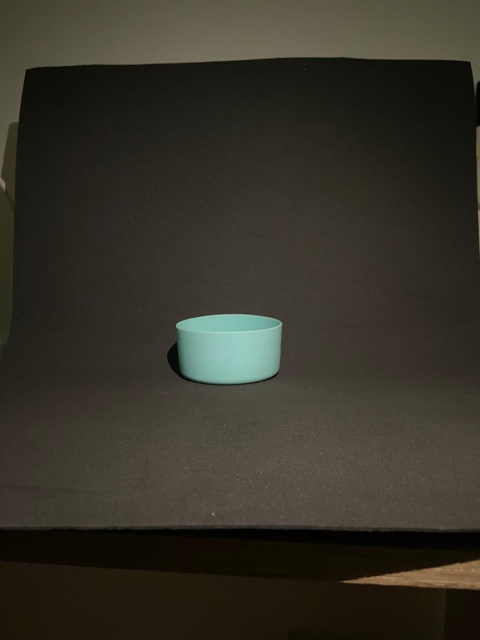
#> input picture coppelia_contorno/images/a1.jpeg, 960 x 1280 px, found by its file name (shown at 1/2 size)
$ python tarea_1_sistemas_iluminacion_ajo.py
#> lines starting #> are read from the running program, lines starting #| are printed output that depends on the picture; after the words box and inside, x2 and y2 are one past the last pixel; in counts of white or black regions, pixels touching at a corner belong together; long printed decimals are rounded
### coppelia_contorno/my_functions.py
import numpy as np
import cv2

def readImage(path,type):
#> called with type = 1
    return cv2.imread(path,type)
#> returned value is the input picture: shape (1280, 960, 3); mean B, G, R 40.5, 49.7, 53.4
#> call 2 of readImage, with type = 0
#> in readImage (call 2), `return cv2.imread(path,type)`:
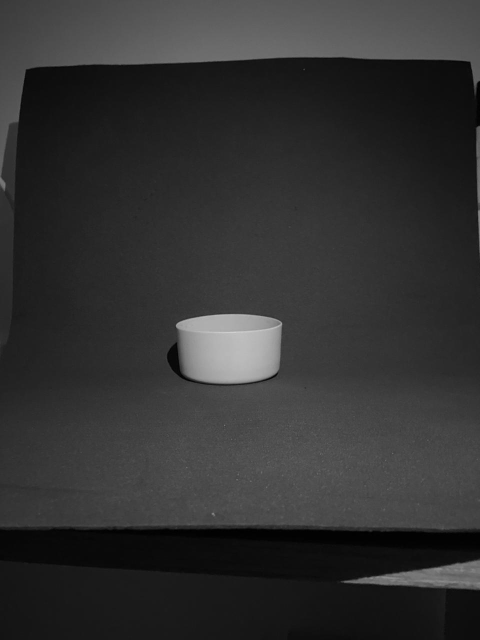
#> returned value: shape (1280, 960) (shown at 1/2 size); min 0, max 212, mean 49.8

def showImage(name,image, size=(700,900)):
#> called with name = 'Imagen a escala de grises', size = (700, 900)
    cv2.imshow(name,cv2.resize(image, size))
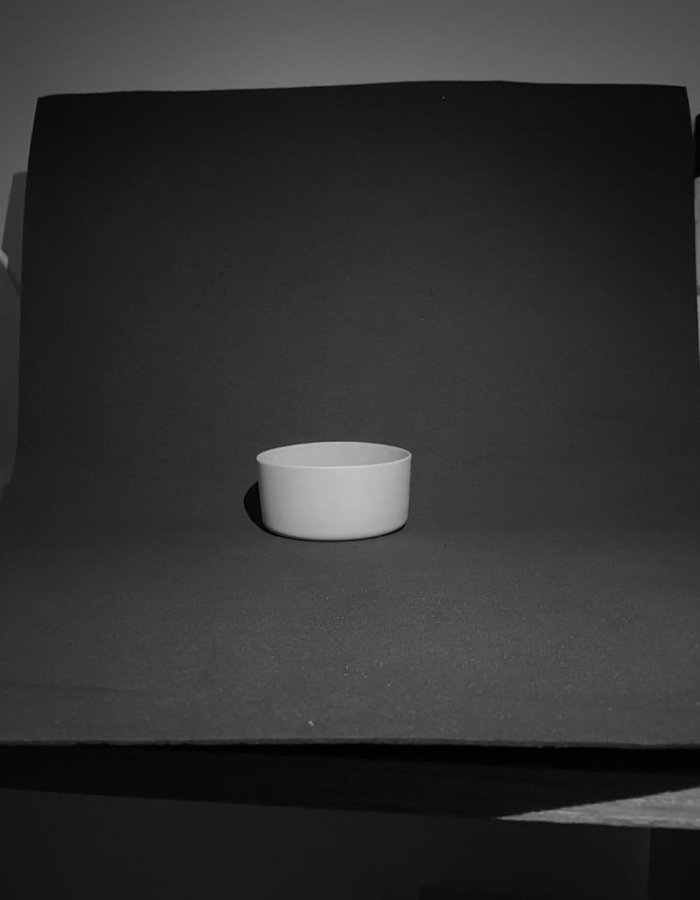
#> window 'Imagen a escala de grises': shape (900, 700); min 0, max 209, mean 49.8

def closeImage(t):
    cv2.waitKey(t) # espera hasta que se presione una tecla
    cv2.destroyAllWindows # cierra todas las ventanas abiertas

def binaryImageGray(imageGray, threshold=128,Type=cv2.THRESH_BINARY):
    # Obtener dimensiones correctas de imageGray
#> called with threshold = 135, Type = 0
    h, w = imageGray.shape
#> h = 1280; w = 960
    return cv2.threshold(imageGray, threshold, 255, Type)[1] #INVESTIGAR QUÉ HACE Y CÓMO FUNCIONA ESTA FUNCIÓN
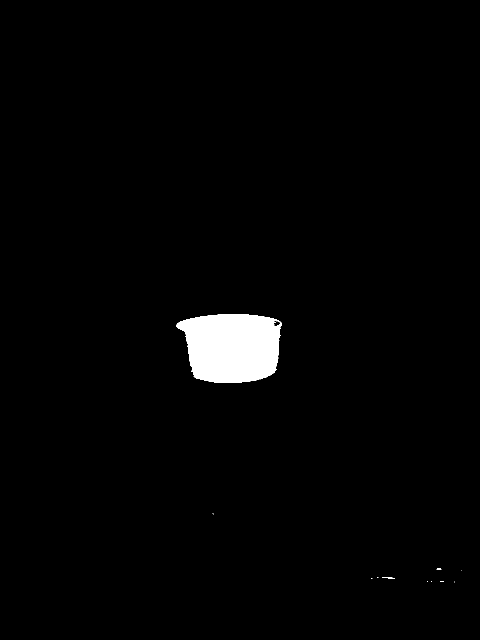
#> returned value: shape (1280, 960) (shown at 1/2 size); 1.9% white; 12 white regions (10 under 20 px), largest, box (x1, y1, x2, y2) and area: (352, 628, 564, 766) 23356, (764, 1154, 790, 1157) 44

# [10 lines left out: functions binaryImageColor, binaryImageColorBGR, not called in this run]
    #Al momento de identificar algo siempre debe ser blanco el objetivo, por lo cual si no aparece así uso

# bgr del profe------------------------------------------------
def binaryImageColorBgr2(img,val_min,val_max):
    return cv2.inRange(img,val_min,val_max)

def binaryImageColorHsv (img,val_min,val_max):
    img_hsv= cv2.cvtColor(img,cv2.COLOR_BGR2HSV) #Leo la imagen a color y la paso a HSV
    return cv2.inRange(img_hsv,val_min,val_max)

# conversor de imagenes BGR a HSV
def convertBgrToHsv(img):
    return cv2.cvtColor(img,cv2.COLOR_BGR2HSV)

#conversor de imagenes GRAY a BGR
def convertGrayToColor(img):
    return cv2.cvtColor(img,cv2.COLOR_GRAY2BGR)

# [17 lines left out: functions createTrackbar, getTrackbarValues, not called in this run]

### coppelia_contorno/tarea_1_sistemas_iluminacion_ajo.py
import numpy as np
import cv2
import math

#usar funciones de otro archivo
import my_functions


if __name__ == "__main__":


    # ajo iluminado--------------------------------------------------------------
    path=r"C:\Users\jhoan\OneDrive - Universidad EIA\Semestres\10 semestre (2026_1)\Vision_artificial\coppelia_contorno\images\a1.jpeg"
    imageColor = my_functions.readImage(path,1)  # Leer imagen a color
    imageGray = my_functions.readImage(path,0)  # Leer imagen en escala de grises
    my_functions.showImage("Imagen a escala de grises", imageGray) # Mostrar imagen en escala de grises
    my_functions.closeImage(0)
    ## -------------------------------Conversión a binario------------------------------

    imageBinary = my_functions.binaryImageGray(imageGray,135,cv2.THRESH_BINARY) # Convertir imagen de gris a binario
    my_functions.showImage("Imagen binaria", imageBinary) # Mostrar imagen binaria
#> call 2 of showImage, with name = 'Imagen binaria', size = (700, 900)
#> in showImage (call 2), `cv2.imshow(name,cv2.resize(image, size))`:
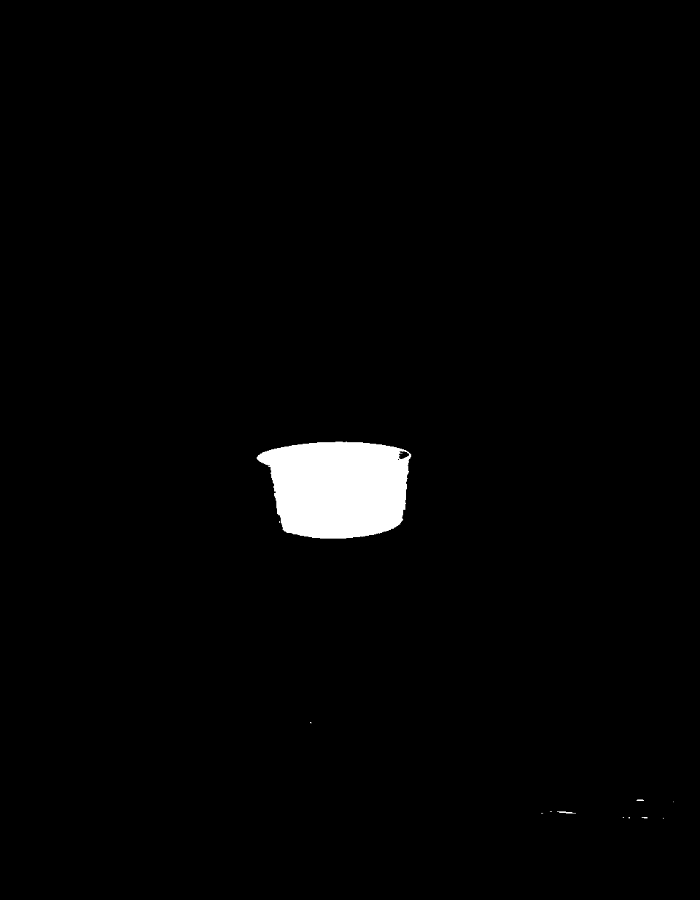
#> window 'Imagen binaria': shape (900, 700); min 0, max 255, mean 4.9
    my_functions.closeImage(0)

    h,w=imageBinary.shape[:2]
#> h = 1280; w = 960
    # Guardar la imagen binaria
    cv2.imwrite("images/ajo_binario.jpeg", imageBinary)


    # -------------------------------Encontrar contornos y ejes sin herramientas de cv2------------------------------
    #vector horizonal
    v_h=[]
    #vector vertical
    v_v=[]
    #vector horizonal
    v_h2=[]
    #vector vertical
    v_v2=[]

# recorer la imagen binaria por filas y columnas
    for i in range(h):
        for j in range(w):
            # solo guarde los pixeles blancos que no sean falsos positivos
            if imageBinary[i,j]==255 and imageBinary[i,j-4]!=0 and imageBinary[i,j+4] != 0 and imageBinary[i-4,j]!=0 and imageBinary[i+4,j]!=0:  # Pixel blanco
                v_h.append(j)  # Guardar la posición horizontal
                v_v.append(i)  # Guardar la posición vertical


# recorrer la imagen binaria por columnas y filas
    for j in range(w):
        for i in range(h):
            # solo guarde los pixeles blancos que no sean falsos positivos
            if imageBinary[i,j]==255 and imageBinary[i,j-4]!=0 and imageBinary[i,j+4] != 0 and imageBinary[i-4,j]!=0 and imageBinary[i+4,j]!=0:  # Pixel blanco
                v_h2.append(j)  # Guardar la posición horizontal
                v_v2.append(i)  # Guardar la posición vertical

    # Dibujar los ejes en la imagen a color
    cv2.line(imageColor,(v_h[0],v_v[0]),(v_h[-1],v_v[-1]),(255, 0, 0), 10)
    cv2.line(imageColor,(v_h2[0],v_v2[0]),(v_h2[-1],v_v2[-1]),(0, 0, 255), 10)
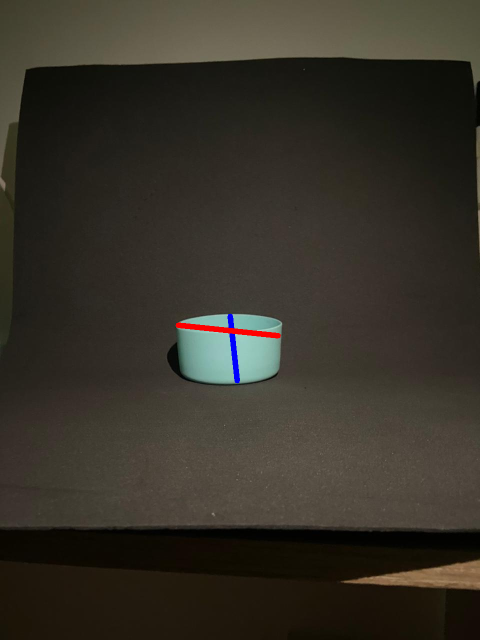
#> imageColor: shape (1280, 960, 3) (shown at 1/2 size); mean B, G, R 40.2, 49.1, 53.5

    my_functions.showImage("Ejes dibujados sin cv2", imageColor)
#> call 3 of showImage, with name = 'Ejes dibujados sin cv2', size = (700, 900)
#> in showImage (call 3), `cv2.imshow(name,cv2.resize(image, size))`:
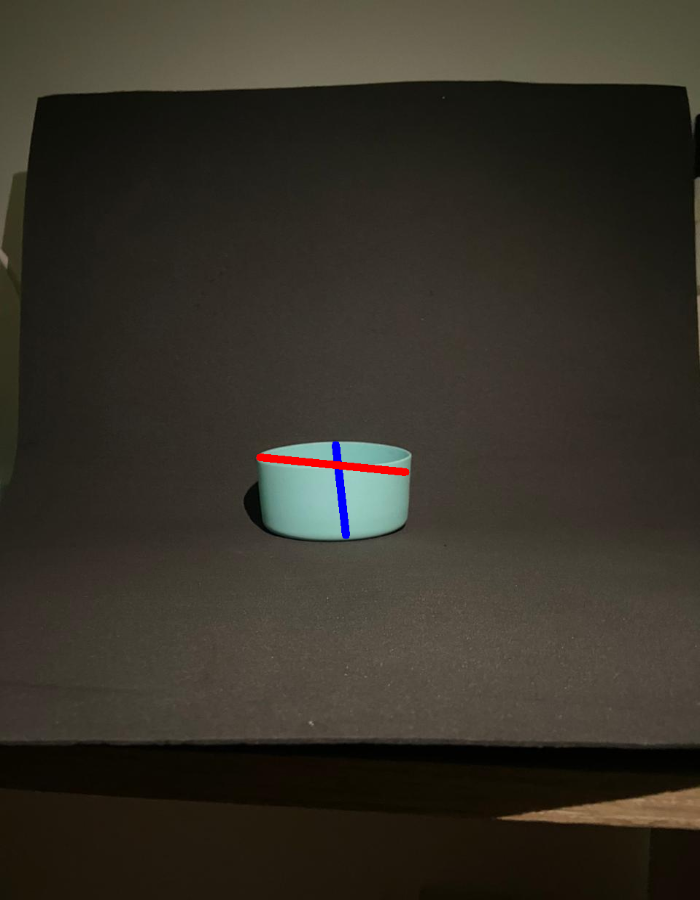
#> window 'Ejes dibujados sin cv2': shape (900, 700, 3); mean B, G, R 40.2, 49.1, 53.4
    my_functions.closeImage(0)

    # formula distancia entre dos puntos
    distancia_eje1 = math.sqrt((v_h[-1] - v_h[0])**2 + (v_v[-1] - v_v[0])**2)
#> distancia_eje1 = 129.8
    distancia_eje2 = math.sqrt((v_h2[-1] - v_h2[0])**2 + (v_v2[-1] - v_v2[0])**2)
#> distancia_eje2 = 201.1


    #imprimir valores de los ejes mayor y menor
    if distancia_eje1>distancia_eje2:
        print("Eje mayor:", distancia_eje1)
        print("Eje menor:", distancia_eje2)
    else:
        print("Eje mayor:", distancia_eje2)
#| Eje mayor: 201.099
        print("Eje menor:", distancia_eje1)
#| Eje menor: 129.757

$ run again, with coppelia_contorno/images/a2.jpeg copied over coppelia_contorno/images/a1.jpeg
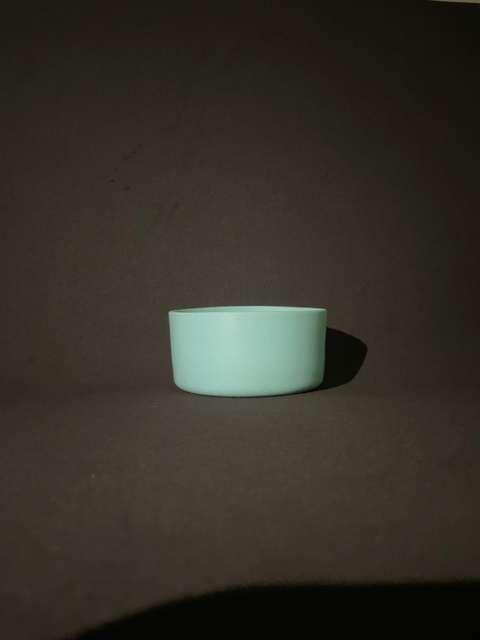
#> input picture coppelia_contorno/images/a2.jpeg, 960 x 1280 px, found by its file name (shown at 1/2 size)
#> in readImage, returned value is the input picture: shape (1280, 960, 3); mean B, G, R 39, 48.3, 51.3
#> in binaryImageGray, `return cv2.threshold(imageGray, threshold, 255, Type)[1]`:
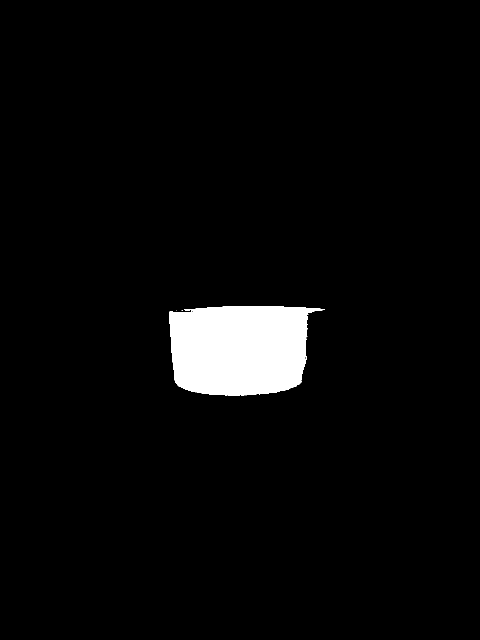
#> returned value: shape (1280, 960) (shown at 1/2 size); 3.7% white; 3 white regions (2 under 20 px), largest, box (x1, y1, x2, y2) and area: (338, 612, 650, 791) 45315
#> in showImage (call 3), `cv2.imshow(name,cv2.resize(image, size))`:
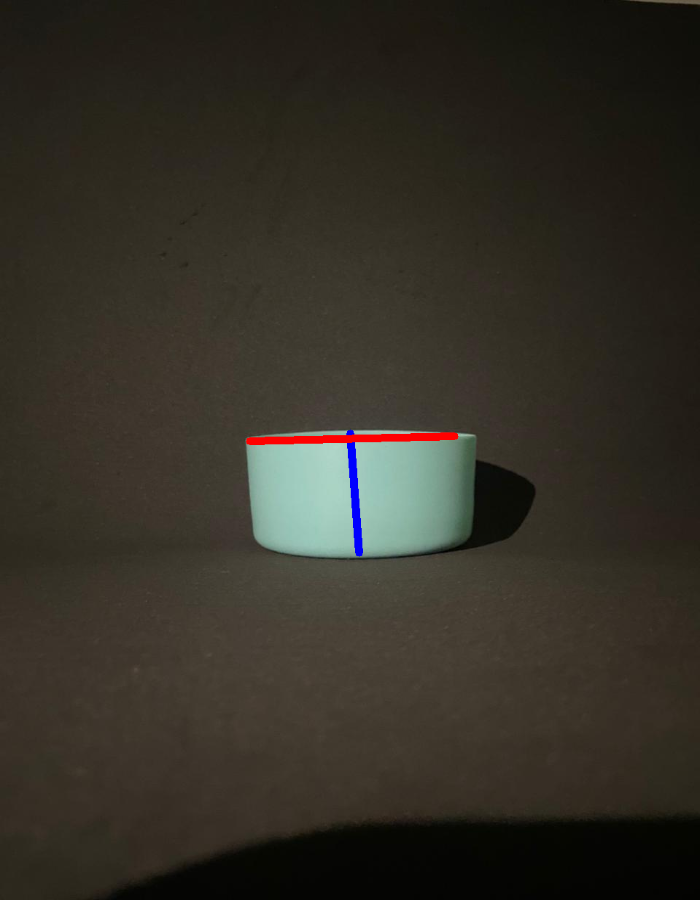
#> window 'Ejes dibujados sin cv2': shape (900, 700, 3); mean B, G, R 38.6, 47.4, 51.3
#| Eje mayor: 281.087
#| Eje menor: 170.423

$ run again, with coppelia_contorno/images/a3.jpeg copied over coppelia_contorno/images/a1.jpeg
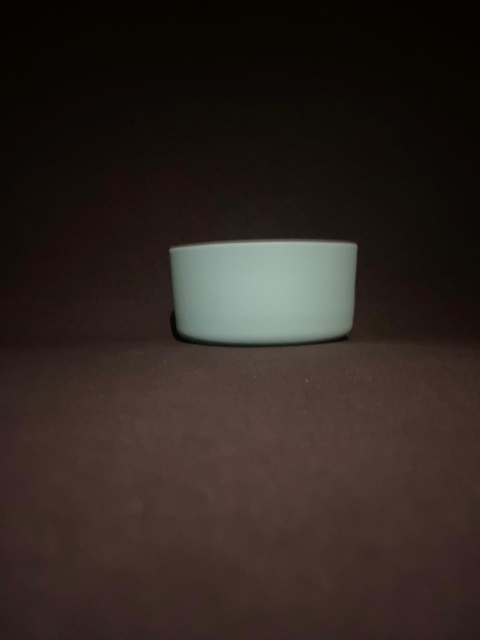
#> input picture coppelia_contorno/images/a3.jpeg, 960 x 1280 px, found by its file name (shown at 1/2 size)
#> in readImage, returned value is the input picture: shape (1280, 960, 3); mean B, G, R 32.6, 37.8, 47.2
#> in binaryImageGray, `return cv2.threshold(imageGray, threshold, 255, Type)[1]`:
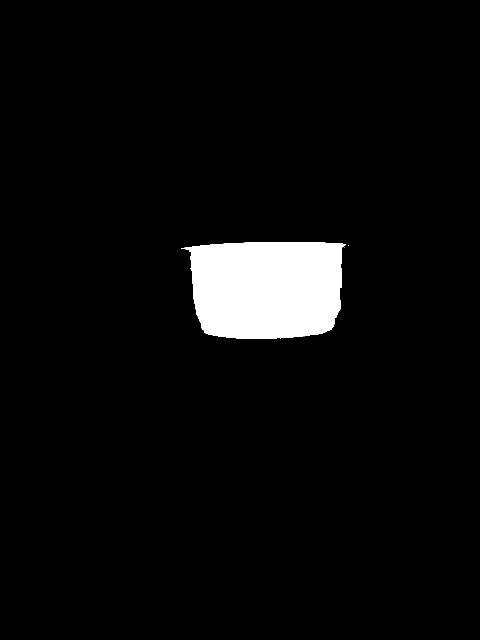
#> returned value: shape (1280, 960) (shown at 1/2 size); 4.4% white; 3 white regions (2 under 20 px), largest, box (x1, y1, x2, y2) and area: (362, 484, 692, 678) 54316
#> in showImage (call 3), `cv2.imshow(name,cv2.resize(image, size))`:
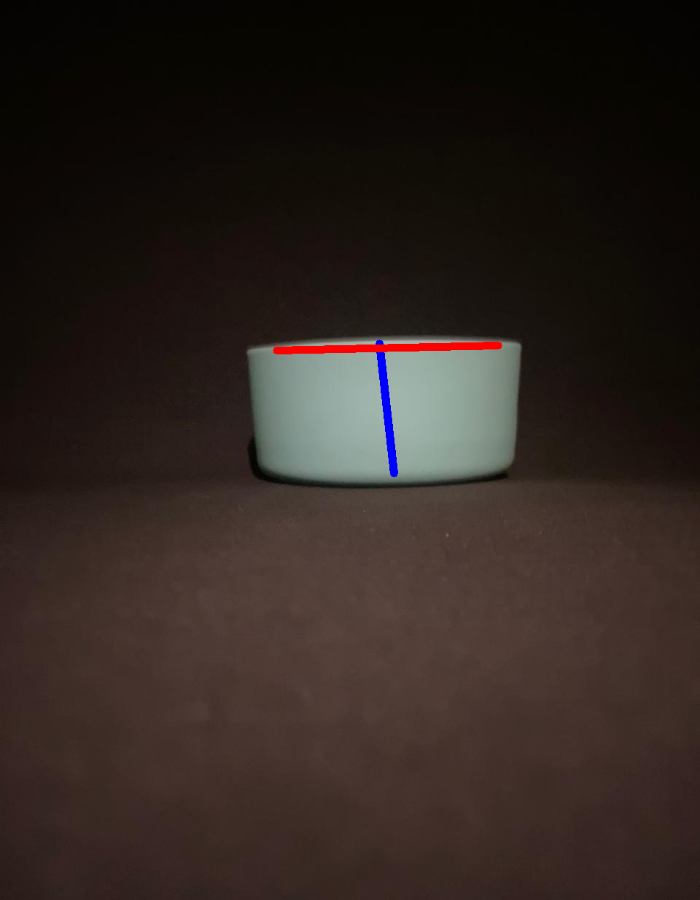
#> window 'Ejes dibujados sin cv2': shape (900, 700, 3); mean B, G, R 32.2, 37, 47.2
#| Eje mayor: 304.081
#| Eje menor: 186.078
